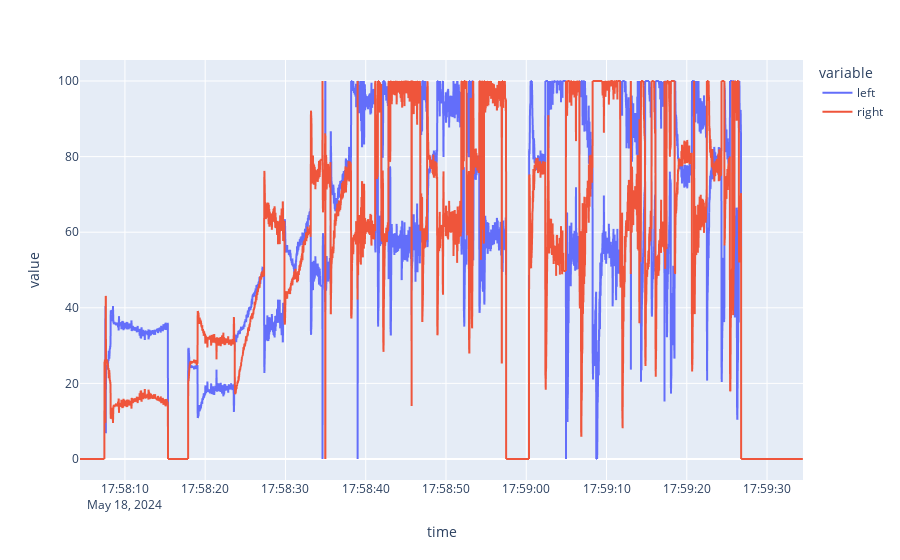

Write notebook code for a chart like this one.
### Code cell
px.line(two_wheels, 'time', ['left', 'right'])

### Figure 1 — Plotly figure (JSON) as saved in the notebook; plotly's stock layout.template omitted (floating-point values rounded to 4 significant figures; data arrays with more than 128 entries replaced by an {"elided": "..."} marker saying what was removed)
{"data": [{"hovertemplate": "variable=left<br>time=%{x}<br>value=%{y}<extra></extra>", "legendgroup": "left", "line": {"color": "#636efa", "dash": "solid"}, "marker": {"symbol": "circle"}, "mode": "lines", "name": "left", "showlegend": true, "type": "scattergl", "x": {"elided": "4438 str values"}, "xaxis": "x", "y": {"elided": "4438 float values"}, "yaxis": "y"}, {"hovertemplate": "variable=right<br>time=%{x}<br>value=%{y}<extra></extra>", "legendgroup": "right", "line": {"color": "#EF553B", "dash": "solid"}, "marker": {"symbol": "circle"}, "mode": "lines", "name": "right", "showlegend": true, "type": "scattergl", "x": {"elided": "4438 str values"}, "xaxis": "x", "y": {"elided": "4438 float values"}, "yaxis": "y"}], "layout": {"legend": {"title": {"text": "variable"}, "tracegroupgap": 0}, "margin": {"t": 60}, "xaxis": {"anchor": "y", "domain": [0, 1], "title": {"text": "time"}}, "yaxis": {"anchor": "x", "domain": [0, 1], "title": {"text": "value"}}}}
